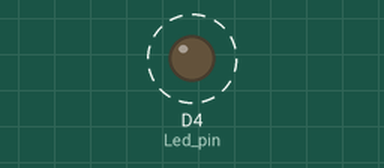
Simulated run of this sketch. Board: ESP8266 (NodeMCU). On the bench: output pins drawn as LEDs (lit = HIGH). Dashed ring = blinking.

Above: at 0.02 s.
Timing chart, 0 to 3.0 s (numbered marks = the images above):
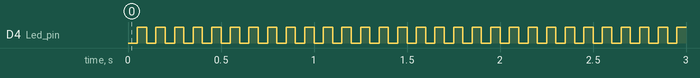

Measured:
- by itself, D4 (Led_pin): alternates HIGH for 0.05 s and LOW for 0.05 s

The sketch:

blink.ino
```cpp
int Led_pin=D4;
void setup() {
  // put your setup code here, to run once:
  Serial.begin(9600);
pinMode(Led_pin,OUTPUT);
}

void loop() {
  // put your main code here, to run repeatedly:
  digitalWrite(Led_pin,LOW);
  delay(50);
  digitalWrite(Led_pin,HIGH);
  delay(50);

}
```
